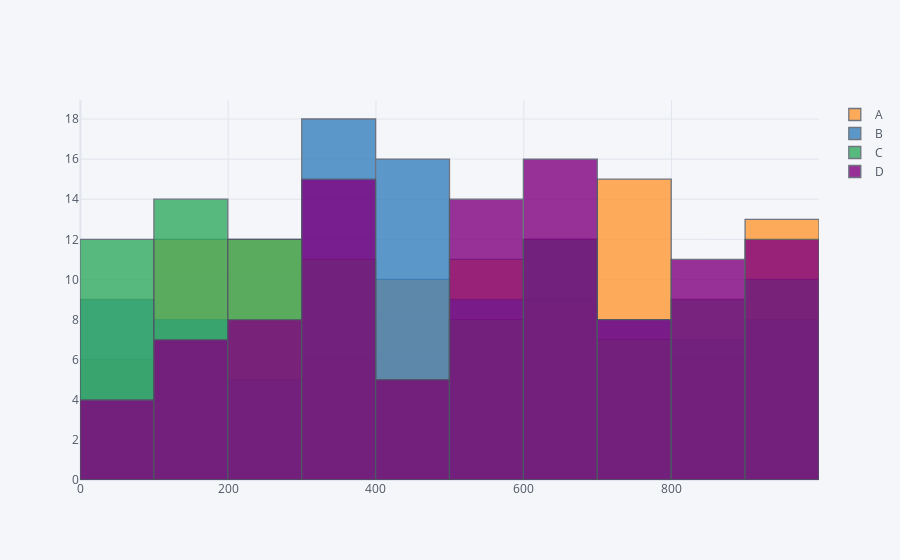

The code cell stored with this chart in its notebook:
### Code cell
#interactive histogram
df.iplot(kind='hist')

### Figure 1 — Plotly figure (JSON) as saved in the notebook; plotly's stock layout.template omitted (floating-point values rounded to 4 significant figures)
{"data": [{"histfunc": "count", "histnorm": "", "marker": {"color": "rgba(255, 153, 51, 1.0)", "line": {"color": "#4D5663", "width": 1.3}}, "name": "A", "opacity": 0.8, "orientation": "v", "type": "histogram", "x": [694, 767, 809, 725, 197, 493, 639, 382, 571, 805, 133, 150, 720, 417, 983, 832, 701, 70, 294, 222, 528, 74, 972, 578, 101, 157, 584, 203, 632, 464, 596, 914, 418, 334, 454, 259, 741, 36, 249, 948, 921, 598, 900, 26, 273, 490, 575, 730, 118, 677, 693, 275, 852, 896, 206, 528, 777, 198, 957, 738, 337, 753, 258, 632, 765, 307, 970, 682, 490, 410, 532, 635, 562, 125, 677, 95, 318, 416, 807, 942, 743, 766, 68, 272, 119, 254, 906, 433, 767, 703, 241, 987, 535, 144, 975, 388, 143, 147, 914, 795]}, {"histfunc": "count", "histnorm": "", "marker": {"color": "rgba(55, 128, 191, 1.0)", "line": {"color": "#4D5663", "width": 1.3}}, "name": "B", "opacity": 0.8, "orientation": "v", "type": "histogram", "x": [548, 695, 840, 26, 477, 523, 363, 371, 373, 379, 943, 950, 113, 86, 60, 369, 9, 905, 42, 302, 320, 106, 458, 530, 538, 588, 778, 663, 664, 856, 456, 485, 753, 344, 651, 156, 224, 493, 470, 302, 113, 31, 480, 688, 691, 502, 747, 518, 133, 767, 358, 933, 243, 988, 301, 356, 912, 628, 137, 552, 650, 804, 442, 603, 491, 234, 507, 413, 783, 615, 35, 717, 451, 428, 721, 443, 359, 829, 676, 445, 12, 851, 372, 342, 985, 263, 892, 343, 943, 139, 403, 152, 356, 726, 890, 20, 491, 623, 216, 346]}, {"histfunc": "count", "histnorm": "", "marker": {"color": "rgba(50, 171, 96, 1.0)", "line": {"color": "#4D5663", "width": 1.3}}, "name": "C", "opacity": 0.8, "orientation": "v", "type": "histogram", "x": [557, 366, 735, 400, 522, 601, 939, 432, 571, 48, 68, 189, 102, 222, 521, 373, 226, 640, 647, 40, 247, 209, 116, 281, 46, 67, 150, 814, 539, 918, 784, 634, 937, 215, 303, 907, 852, 443, 389, 833, 651, 958, 937, 89, 880, 134, 359, 134, 333, 813, 122, 303, 564, 786, 36, 226, 4, 275, 112, 550, 669, 905, 27, 654, 675, 822, 178, 226, 100, 681, 791, 366, 100, 192, 336, 209, 264, 575, 768, 181, 9, 422, 701, 667, 151, 981, 245, 97, 813, 382, 695, 83, 863, 388, 469, 955, 650, 976, 803, 731]}, {"histfunc": "count", "histnorm": "", "marker": {"color": "rgba(128, 0, 128, 1.0)", "line": {"color": "#4D5663", "width": 1.3}}, "name": "D", "opacity": 0.8, "orientation": "v", "type": "histogram", "x": [941, 978, 230, 182, 153, 0, 684, 513, 186, 329, 608, 979, 256, 640, 8, 387, 650, 564, 480, 918, 629, 875, 804, 489, 969, 881, 378, 917, 182, 345, 964, 518, 652, 604, 800, 537, 351, 609, 511, 745, 241, 855, 744, 378, 804, 865, 598, 806, 537, 596, 469, 299, 380, 140, 772, 931, 976, 740, 297, 254, 873, 585, 647, 529, 660, 379, 618, 386, 55, 724, 610, 775, 373, 611, 997, 210, 640, 663, 363, 30, 419, 878, 637, 739, 544, 532, 977, 368, 533, 783, 980, 132, 573, 408, 887, 237, 369, 313, 330, 154]}], "layout": {"barmode": "overlay", "legend": {"bgcolor": "#F5F6F9", "font": {"color": "#4D5663"}}, "paper_bgcolor": "#F5F6F9", "plot_bgcolor": "#F5F6F9", "title": {"font": {"color": "#4D5663"}}, "xaxis": {"gridcolor": "#E1E5ED", "showgrid": true, "tickfont": {"color": "#4D5663"}, "title": {"font": {"color": "#4D5663"}, "text": ""}, "zerolinecolor": "#E1E5ED"}, "yaxis": {"gridcolor": "#E1E5ED", "showgrid": true, "tickfont": {"color": "#4D5663"}, "title": {"font": {"color": "#4D5663"}, "text": ""}, "zerolinecolor": "#E1E5ED"}}}
